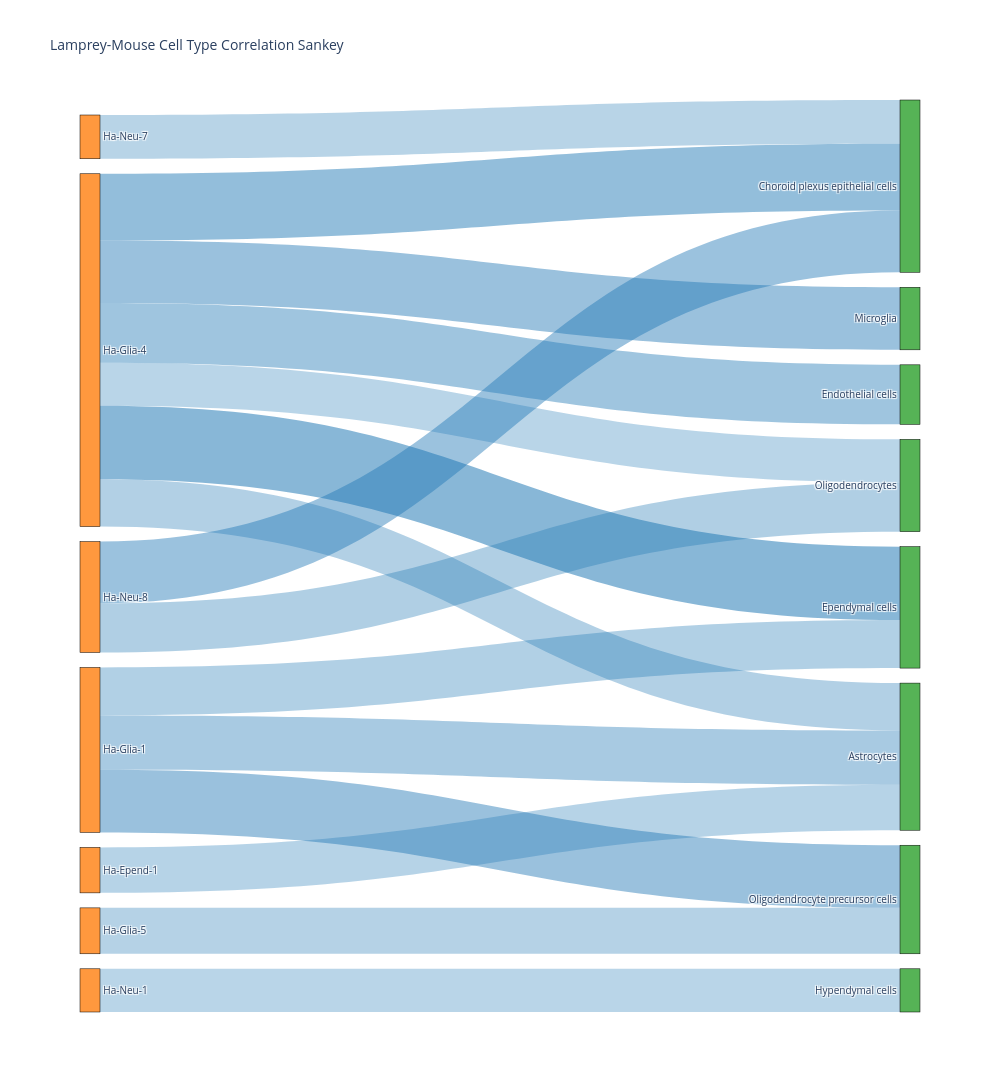
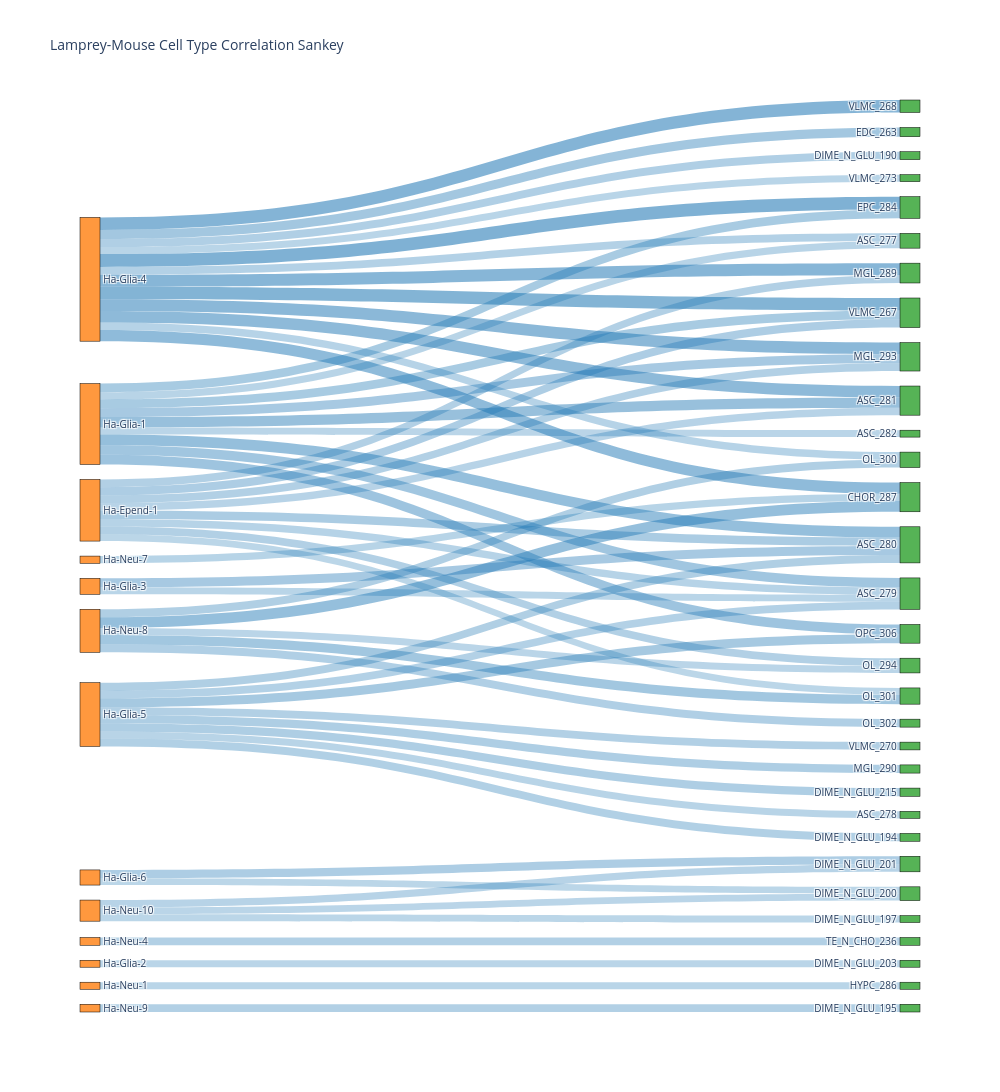

These figures' notebook cell, in order:
### Code cell
## plot 1
df = pd.DataFrame(adata.obs['celltype'].value_counts())
df = df[df['celltype']>50]
temp = adata[adata.obs['celltype'].isin(df.index.tolist())]
temp.obs['celltype'] = temp.obs['species'].astype(str) +'_'+ temp.obs['celltype'].astype(str)
all_celltypes = list(set(temp.obs['celltype']))
raw_indexs = [i for i in all_celltypes if i.startswith('lamprey')]
raw_columns = [i for i in all_celltypes if i.startswith('mouse')]
scvi_repr = temp.obsm['aligned_scvi']
cell_types = temp.obs['celltype'].values
df = pd.DataFrame(scvi_repr, index=temp.obs.index)
df['cell_type'] = cell_types
mean_repr = df.groupby('cell_type').mean()
corr_matrix = mean_repr.T.corr('pearson')
corr_matrix = corr_matrix[raw_columns].loc[raw_indexs]
corr_matrix.index = [i.replace('lamprey_', '') for i in corr_matrix.index]
corr_matrix.columns = [i.replace('mouse_', ' ') for i in corr_matrix.columns]
corr_plot(corr_matrix, corr1_plot_path, (6,6))
fig = plot_sankey_from_corr(corr_matrix, threshold=0.3, )
fig.write_html(sankey1_plot_path)


## plot 2
df = pd.DataFrame(adata.obs['new_celltype'].value_counts())
df = df[df['new_celltype']>50]
temp = adata[adata.obs['new_celltype'].isin(df.index.tolist())]
temp.obs['new_celltype'] = temp.obs['species'].astype(str) +'_'+ temp.obs['new_celltype'].astype(str)
all_celltypes = list(set(temp.obs['new_celltype']))
raw_indexs = [i for i in all_celltypes if i.startswith('lamprey')]
raw_columns = [i for i in all_celltypes if i.startswith('mouse')]
scvi_repr = temp.obsm['aligned_scvi']
cell_types = temp.obs['new_celltype'].values
df = pd.DataFrame(scvi_repr, index=temp.obs.index)
df['cell_type'] = cell_types
mean_repr = df.groupby('cell_type').mean()
corr_matrix = mean_repr.T.corr('pearson')
corr_matrix = corr_matrix[raw_columns].loc[raw_indexs]
corr_matrix.index = [i.replace('lamprey_', '') for i in corr_matrix.index]
corr_matrix.columns = [i.replace('mouse_', ' ') for i in corr_matrix.columns]
corr_plot(corr_matrix, corr2_plot_path, (18,6))
fig = plot_sankey_from_corr(corr_matrix, threshold=0.3, )
fig.write_html(sankey2_plot_path)

### Figure 1 — Plotly figure (JSON) as saved in the notebook; plotly's stock layout.template omitted (floating-point values rounded to 4 significant figures)
{"data": [{"link": {"color": ["rgba(31, 119, 180, 0.31055812920519327)", "rgba(31, 119, 180, 0.4495565128694927)", "rgba(31, 119, 180, 0.48021930814860503)", "rgba(31, 119, 180, 0.30989907851773413)", "rgba(31, 119, 180, 0.4279022388862225)", "rgba(31, 119, 180, 0.34062314921772613)", "rgba(31, 119, 180, 0.5277359200968847)", "rgba(31, 119, 180, 0.4434617176100183)", "rgba(31, 119, 180, 0.3534192172923346)", "rgba(31, 119, 180, 0.33002591591962605)", "rgba(31, 119, 180, 0.31452349362806453)", "rgba(31, 119, 180, 0.3268351849796674)", "rgba(31, 119, 180, 0.3900633505324862)", "rgba(31, 119, 180, 0.3451557214538249)", "rgba(31, 119, 180, 0.4502272875502848)"], "source": [0, 1, 1, 1, 1, 1, 1, 7, 7, 8, 11, 12, 16, 16, 16], "target": [26, 18, 19, 21, 22, 23, 25, 19, 21, 27, 19, 23, 23, 25, 27], "value": [0.3106, 0.4496, 0.4802, 0.3099, 0.4279, 0.3406, 0.5277, 0.4435, 0.3534, 0.33, 0.3145, 0.3268, 0.3901, 0.3452, 0.4502]}, "node": {"color": ["rgba(255, 127, 14, 0.8)", "rgba(255, 127, 14, 0.8)", "rgba(255, 127, 14, 0.8)", "rgba(255, 127, 14, 0.8)", "rgba(255, 127, 14, 0.8)", "rgba(255, 127, 14, 0.8)", "rgba(255, 127, 14, 0.8)", "rgba(255, 127, 14, 0.8)", "rgba(255, 127, 14, 0.8)", "rgba(255, 127, 14, 0.8)", "rgba(255, 127, 14, 0.8)", "rgba(255, 127, 14, 0.8)", "rgba(255, 127, 14, 0.8)", "rgba(255, 127, 14, 0.8)", "rgba(255, 127, 14, 0.8)", "rgba(255, 127, 14, 0.8)", "rgba(255, 127, 14, 0.8)", "rgba(44, 160, 44, 0.8)", "rgba(44, 160, 44, 0.8)", "rgba(44, 160, 44, 0.8)", "rgba(44, 160, 44, 0.8)", "rgba(44, 160, 44, 0.8)", "rgba(44, 160, 44, 0.8)", "rgba(44, 160, 44, 0.8)", "rgba(44, 160, 44, 0.8)", "rgba(44, 160, 44, 0.8)", "rgba(44, 160, 44, 0.8)", "rgba(44, 160, 44, 0.8)"], "label": ["Ha-Neu-1", "Ha-Glia-4", "Ha-Neu-10", "Ha-Neu-3", "Ha-Neu-6", "Ha-Glia-6", "Ha-Neu-9", "Ha-Neu-8", "Ha-Glia-5", "Ha-Neu-2", "Ha-Glia-3", "Ha-Neu-7", "Ha-Epend-1", "Ha-Neu-4", "Ha-Neu-5", "Ha-Glia-2", "Ha-Glia-1", " Vascular and leptomeningeal cells", " Microglia", " Choroid plexus epithelial cells", " Di- and mesencephalon neurons", " Oligodendrocytes", " Endothelial cells", " Astrocytes", " Cholinergic, monoaminergic, peptidergic neurons", " Ependymal cells", " Hypendymal cells", " Oligodendrocyte precursor cells"], "line": {"color": "black", "width": 0.5}, "pad": 15, "thickness": 20}, "type": "sankey"}], "layout": {"font": {"size": 10}, "height": 1200, "title": {"text": "Lamprey-Mouse Cell Type Correlation Sankey"}, "width": 1000}}

### Figure 2 — Plotly figure (JSON) as saved in the notebook; plotly's stock layout.template omitted (floating-point values rounded to 4 significant figures)
{"data": [{"link": {"color": ["rgba(31, 119, 180, 0.31055812920519327)", "rgba(31, 119, 180, 0.5486940369768415)", "rgba(31, 119, 180, 0.34895928019685246)", "rgba(31, 119, 180, 0.30895781366215036)", "rgba(31, 119, 180, 0.407370342161663)", "rgba(31, 119, 180, 0.3372492096487068)", "rgba(31, 119, 180, 0.5528595992599702)", "rgba(31, 119, 180, 0.5703656060952108)", "rgba(31, 119, 180, 0.5186056092700617)", "rgba(31, 119, 180, 0.5323300948976565)", "rgba(31, 119, 180, 0.32632698783991265)", "rgba(31, 119, 180, 0.49661227925639445)", "rgba(31, 119, 180, 0.5009587330282596)", "rgba(31, 119, 180, 0.3212841083734838)", "rgba(31, 119, 180, 0.30419222455511963)", "rgba(31, 119, 180, 0.303886687593481)", "rgba(31, 119, 180, 0.364155994309747)", "rgba(31, 119, 180, 0.3022036095848304)", "rgba(31, 119, 180, 0.34062758230670115)", "rgba(31, 119, 180, 0.41162103684477735)", "rgba(31, 119, 180, 0.3505178790717129)", "rgba(31, 119, 180, 0.35361593824447984)", "rgba(31, 119, 180, 0.47204005083639433)", "rgba(31, 119, 180, 0.3071311559352758)", "rgba(31, 119, 180, 0.3426782579378386)", "rgba(31, 119, 180, 0.3369481778966909)", "rgba(31, 119, 180, 0.39535064176888257)", "rgba(31, 119, 180, 0.3600110269222633)", "rgba(31, 119, 180, 0.35143495698164673)", "rgba(31, 119, 180, 0.3624602482274223)", "rgba(31, 119, 180, 0.3121723350555456)", "rgba(31, 119, 180, 0.34539910508795174)", "rgba(31, 119, 180, 0.3086302375106862)", "rgba(31, 119, 180, 0.39365491603716773)", "rgba(31, 119, 180, 0.3187494535758652)", "rgba(31, 119, 180, 0.3029109269049532)", "rgba(31, 119, 180, 0.3660058231362777)", "rgba(31, 119, 180, 0.33998716538350027)", "rgba(31, 119, 180, 0.3253542608015777)", "rgba(31, 119, 180, 0.3411101388480988)", "rgba(31, 119, 180, 0.3738919083939473)", "rgba(31, 119, 180, 0.32217989396233576)", "rgba(31, 119, 180, 0.3423483167334436)", "rgba(31, 119, 180, 0.3409692042821563)", "rgba(31, 119, 180, 0.306483443920915)", "rgba(31, 119, 180, 0.31372181288678186)", "rgba(31, 119, 180, 0.38346788100648777)", "rgba(31, 119, 180, 0.3853611918919827)", "rgba(31, 119, 180, 0.39365494022751507)", "rgba(31, 119, 180, 0.41623931774113254)", "rgba(31, 119, 180, 0.43035941522726195)", "rgba(31, 119, 180, 0.471525733881106)", "rgba(31, 119, 180, 0.3045462168927482)", "rgba(31, 119, 180, 0.46070671296025734)"], "source": [0, 1, 1, 1, 1, 1, 1, 1, 1, 1, 1, 1, 1, 2, 2, 2, 5, 5, 6, 7, 7, 7, 7, 7, 8, 8, 8, 8, 8, 8, 8, 8, 10, 10, 11, 12, 12, 12, 12, 12, 12, 12, 12, 13, 15, 16, 16, 16, 16, 16, 16, 16, 16, 16], "target": [53, 22, 23, 24, 25, 26, 27, 32, 35, 41, 50, 55, 57, 28, 42, 48, 28, 42, 68, 20, 30, 50, 55, 63, 33, 36, 39, 51, 54, 60, 62, 65, 36, 54, 55, 20, 27, 35, 36, 41, 54, 57, 63, 40, 46, 26, 27, 32, 35, 36, 39, 54, 56, 57], "value": [0.3106, 0.5487, 0.349, 0.309, 0.4074, 0.3372, 0.5529, 0.5704, 0.5186, 0.5323, 0.3263, 0.4966, 0.501, 0.3213, 0.3042, 0.3039, 0.3642, 0.3022, 0.3406, 0.4116, 0.3505, 0.3536, 0.472, 0.3071, 0.3427, 0.3369, 0.3954, 0.36, 0.3514, 0.3625, 0.3122, 0.3454, 0.3086, 0.3937, 0.3187, 0.3029, 0.366, 0.34, 0.3254, 0.3411, 0.3739, 0.3222, 0.3423, 0.341, 0.3065, 0.3137, 0.3835, 0.3854, 0.3937, 0.4162, 0.4304, 0.4715, 0.3045, 0.4607]}, "node": {"color": ["rgba(255, 127, 14, 0.8)", "rgba(255, 127, 14, 0.8)", "rgba(255, 127, 14, 0.8)", "rgba(255, 127, 14, 0.8)", "rgba(255, 127, 14, 0.8)", "rgba(255, 127, 14, 0.8)", "rgba(255, 127, 14, 0.8)", "rgba(255, 127, 14, 0.8)", "rgba(255, 127, 14, 0.8)", "rgba(255, 127, 14, 0.8)", "rgba(255, 127, 14, 0.8)", "rgba(255, 127, 14, 0.8)", "rgba(255, 127, 14, 0.8)", "rgba(255, 127, 14, 0.8)", "rgba(255, 127, 14, 0.8)", "rgba(255, 127, 14, 0.8)", "rgba(255, 127, 14, 0.8)", "rgba(44, 160, 44, 0.8)", "rgba(44, 160, 44, 0.8)", "rgba(44, 160, 44, 0.8)", "rgba(44, 160, 44, 0.8)", "rgba(44, 160, 44, 0.8)", "rgba(44, 160, 44, 0.8)", "rgba(44, 160, 44, 0.8)", "rgba(44, 160, 44, 0.8)", "rgba(44, 160, 44, 0.8)", "rgba(44, 160, 44, 0.8)", "rgba(44, 160, 44, 0.8)", "rgba(44, 160, 44, 0.8)", "rgba(44, 160, 44, 0.8)", "rgba(44, 160, 44, 0.8)", "rgba(44, 160, 44, 0.8)", "rgba(44, 160, 44, 0.8)", "rgba(44, 160, 44, 0.8)", "rgba(44, 160, 44, 0.8)", "rgba(44, 160, 44, 0.8)", "rgba(44, 160, 44, 0.8)", "rgba(44, 160, 44, 0.8)", "rgba(44, 160, 44, 0.8)", "rgba(44, 160, 44, 0.8)", "rgba(44, 160, 44, 0.8)", "rgba(44, 160, 44, 0.8)", "rgba(44, 160, 44, 0.8)", "rgba(44, 160, 44, 0.8)", "rgba(44, 160, 44, 0.8)", "rgba(44, 160, 44, 0.8)", "rgba(44, 160, 44, 0.8)", "rgba(44, 160, 44, 0.8)", "rgba(44, 160, 44, 0.8)", "rgba(44, 160, 44, 0.8)", "rgba(44, 160, 44, 0.8)", "rgba(44, 160, 44, 0.8)", "rgba(44, 160, 44, 0.8)", "rgba(44, 160, 44, 0.8)", "rgba(44, 160, 44, 0.8)", "rgba(44, 160, 44, 0.8)", "rgba(44, 160, 44, 0.8)", "rgba(44, 160, 44, 0.8)", "rgba(44, 160, 44, 0.8)", "rgba(44, 160, 44, 0.8)", "rgba(44, 160, 44, 0.8)", "rgba(44, 160, 44, 0.8)", "rgba(44, 160, 44, 0.8)", "rgba(44, 160, 44, 0.8)", "rgba(44, 160, 44, 0.8)", "rgba(44, 160, 44, 0.8)", "rgba(44, 160, 44, 0.8)", "rgba(44, 160, 44, 0.8)", "rgba(44, 160, 44, 0.8)"], "label": ["Ha-Neu-1", "Ha-Glia-4", "Ha-Neu-10", "Ha-Neu-3", "Ha-Neu-6", "Ha-Glia-6", "Ha-Neu-9", "Ha-Neu-8", "Ha-Glia-5", "Ha-Neu-2", "Ha-Glia-3", "Ha-Neu-7", "Ha-Epend-1", "Ha-Neu-4", "Ha-Neu-5", "Ha-Glia-2", "Ha-Glia-1", " DIME_N_GABA_248", " DIME_N_GLU_188", " VLMC_269", " OL_301", " DIME_N_GLU_189", " VLMC_268", " DIME_N_GLU_190", " VLMC_273", " EDC_263", " ASC_277", " VLMC_267", " DIME_N_GLU_201", " DIME_N_GLU_199", " OL_302", " DIME_N_GLU_216", " EPC_284", " VLMC_270", " ASC_275", " MGL_293", " ASC_279", " EDC_266", " DIME_N_GLU_187", " OPC_306", " TE_N_CHO_236", " MGL_289", " DIME_N_GLU_200", " OL_295", " DIME_N_GABA_245", " VLMC_274", " DIME_N_GLU_203", " DIME_N_GLU_193", " DIME_N_GLU_197", " VLMC_271", " OL_300", " MGL_290", " DIME_N_GLU_191", " HYPC_286", " ASC_280", " CHOR_287", " ASC_282", " ASC_281", " EPC_285", " DIME_N_GLU_202", " DIME_N_GLU_215", " OL_299", " ASC_278", " OL_294", " DIME_N_GLU_208", " DIME_N_GLU_194", " DIME_N_GLU_196", " DIME_N_GLU_198", " DIME_N_GLU_195"], "line": {"color": "black", "width": 0.5}, "pad": 15, "thickness": 20}, "type": "sankey"}], "layout": {"font": {"size": 10}, "height": 1200, "title": {"text": "Lamprey-Mouse Cell Type Correlation Sankey"}, "width": 1000}}
